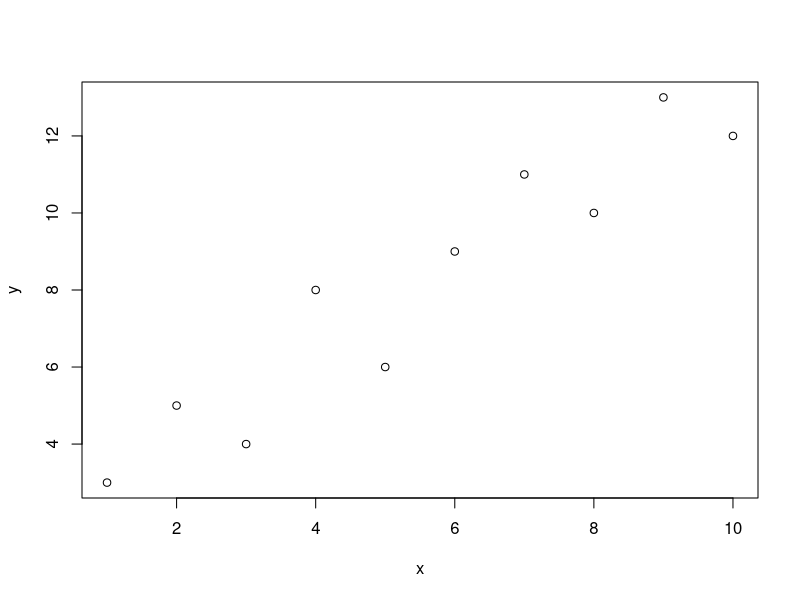
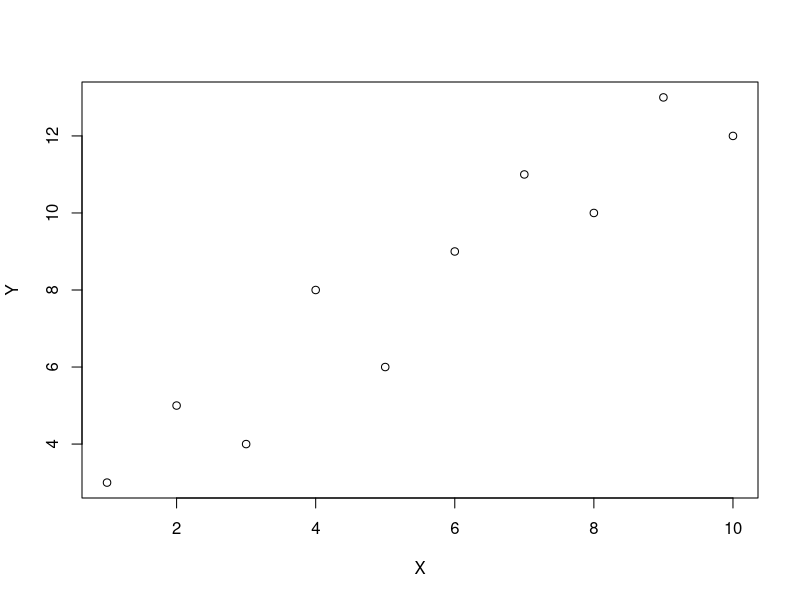
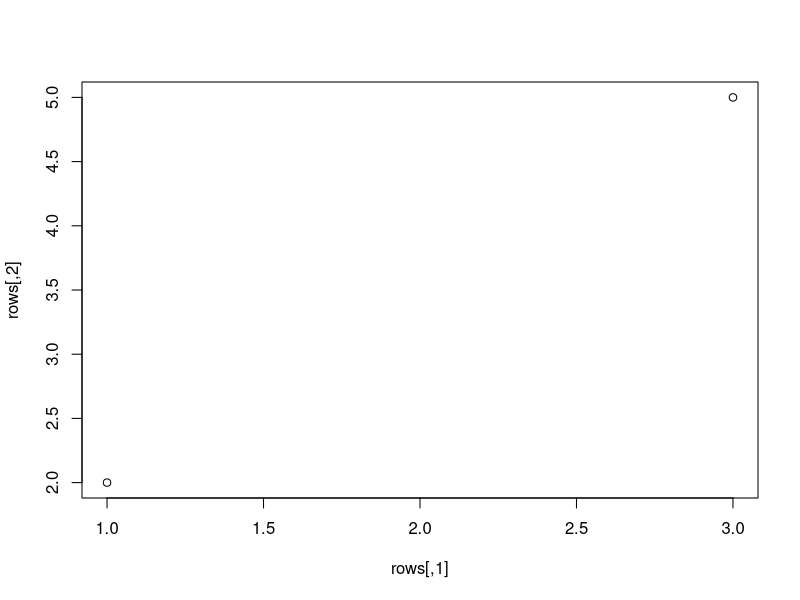
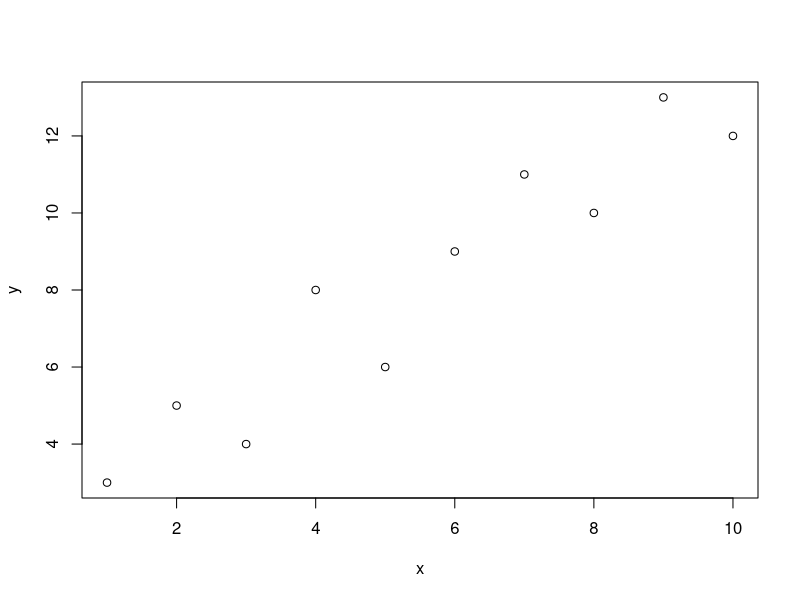
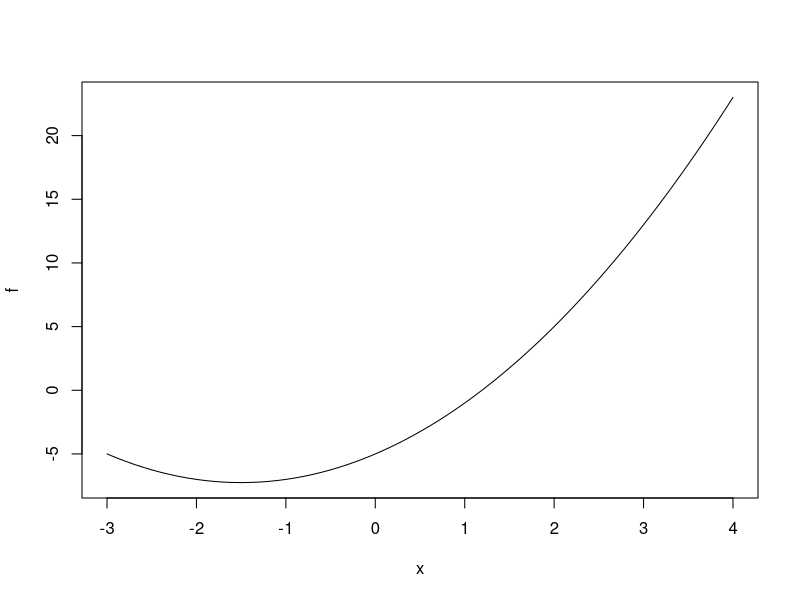

These charts were generated, in order, by the following R code:
# task1
sin(2*pi)
cos(3/4)
tan(pi)
log(100, base=10)
log(15)
log(1/7, base=7)
exp(3)
64^(1/3)

# task2
vec = 1:10
vec = seq(1, 10)
sum(vec)

# task3
x = seq(2, 20, 2)
x*x == x^2
rev(x)
sum(x)
length(x)
sqrt(sum(x^2))

# task4
y = seq(5, 10, length=13)
length(y)

# task5
z1 = rep(c(1,2), 5)
z2 = rep(c(1,2), each=5)
z1*z2
t(z1)%*%z2
z1%*%t(z2)

# task6
a = c(1,3,6,2,7,4)
min(a)
which(a==min(a))
which(a<=4)
sum(a)
sum(a^2)
sqrt(sum(a^2))
a[3]
a = a+4
b = a[-4]
c = a+b # not possible - they're of different lengths
d = a[a>4]

# task7
A = cbind(c(2,1,1), c(3,-1,1), c(0,2,-1))
t(A)
det(A)
sum(diag(A))
A*A
A%*%A
A%*%diag(A)
solve(A)
round(solve(A)%*%A)
#a = A[,3]
#b = A[2,]
#class(b)
#b = as.matrix(b) # unnecessary (perhaps)
#a%*%b
#a%*%t(b)
a = matrix(A[,3], ncol=1)
b = matrix(A[2,], nrow=1)
b %*% a
a %*% b

# task8
x = 1:10
y = c(3, 5, 4, 8, 6, 9, 11, 10, 13, 12)
plot(x, y)
df = data.frame(x, y)
plot(df, xlab="X", ylab="Y")
rows = rbind(x, y)
plot(rows)
cols = cbind(x, y)
plot(cols)

# task9
x = seq(-3, 4, by=0.1)
f = x^2 + 3*x - 5
plot(x, f, type="l")
